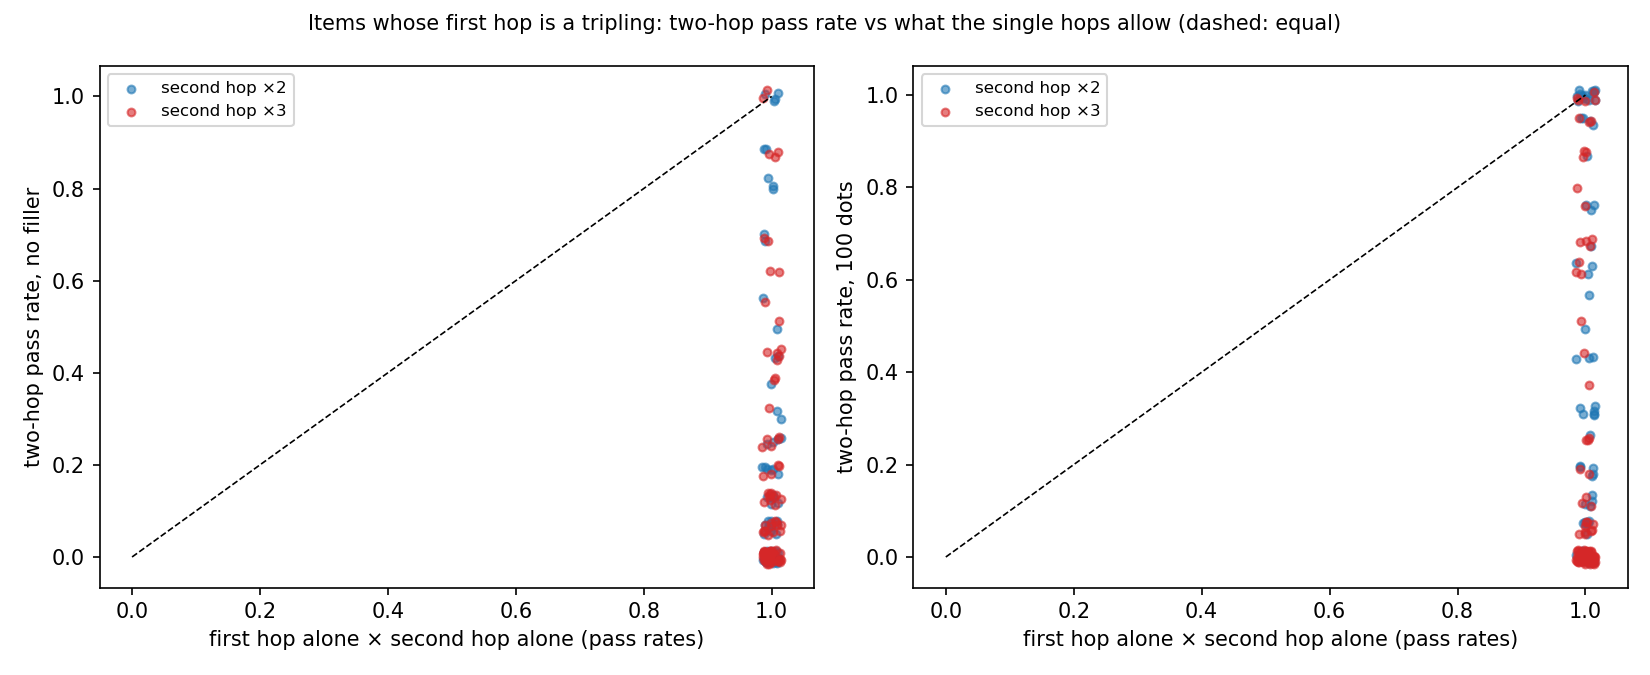

This chart was generated by the following Python code:
"""Follow-up: each hop on its own, for the items whose first hop is a tripling.

Run: python scripts/followup_singlehop.py
Design and pre-registered criteria: notes/followup.md ("Single hops in isolation").
158 items with c1 = 3 among the Phase 3 items; first hop alone ("What is the number for <y>?")
and second hop alone (y given as a literal); no filler, T=1, 16 samples per item per hop.
Writes data/results/followup_singlehop.jsonl / .json / _items.csv and scripts/followup_singlehop.png.
"""
import json
import re
import sys
from pathlib import Path

import matplotlib
matplotlib.use("Agg")
import matplotlib.pyplot as plt
import numpy as np
import pandas as pd
from scipy.stats import spearmanr

ROOT = Path(__file__).resolve().parents[1]
sys.path.insert(0, str(Path(__file__).parent))
import api
from prompts import N_FEW_SHOT, SYSTEM, parse_answer, user_turn

RES = ROOT / "data" / "results"
EXPR = re.compile(r"^(.+) the number for (\w+) (plus|minus) (\d+)$")
K = 16
USD_PER_PROMPT_TOKEN = 0.14e-6
rng = np.random.default_rng(0)
load = lambda name: [json.loads(l) for l in open(ROOT / "data" / "tasks" / name)]
few_shot, items = load("fewshot.jsonl"), load("eval.jsonl")[:300]
c1_of = lambda it: 3 if EXPR.match(dict(map(tuple, it["definitions"]))[it["queried_term"]]).group(1) == "three times" else 2
sel = [it for it in items if c1_of(it) == 3]


def hop1(it):
    """First hop alone: same definitions, ask for y."""
    return {"definitions": it["definitions"], "question": f"What is the number for {it['queried_term']}?", "answer": it["chain"]["y"]}


def hop2(it):
    """Second hop alone: y given as a literal, original question."""
    defs = [[n, it["chain"]["y"] if n == it["queried_term"] else d] for n, d in it["definitions"]]
    return {"definitions": defs, "question": it["question"], "answer": it["answer"]}


HOPS = {"first hop alone": hop1, "second hop alone": hop2}


def messages(make, it):
    msgs = [{"role": "system", "content": SYSTEM}]
    for fs in few_shot[:N_FEW_SHOT]:
        f = make(fs)
        msgs.append({"role": "user", "content": user_turn(f, "")})
        msgs.append({"role": "assistant", "content": str(f["answer"])})
    msgs.append({"role": "user", "content": user_turn(make(it), "")})
    return msgs


reqs, meta = [], []
for hop, make in HOPS.items():
    for it in sel:
        msgs = messages(make, it)
        for s in range(K):
            reqs.append({"messages": msgs, "temperature": 1.0, "sample": s})
            meta.append((hop, it, s))
projected = sum(len(json.dumps(r["messages"])) / 2.5 for r in reqs) * USD_PER_PROMPT_TOKEN
print(f"{len(sel)} items, {len(reqs)} calls, projected <= ${projected:.2f}", flush=True)
resps = api.chat_many(reqs, max_tokens=10, tag="followup_singlehop", projected_usd=projected)

rows = []
with open(RES / "followup_singlehop.jsonl", "w") as f:
    for (hop, it, s), r in zip(meta, resps):
        text = api.text_of(r)
        ans = parse_answer(text)
        assert not api.has_reasoning(r)
        truth = HOPS[hop](it)["answer"]
        row = {"idx": it["idx"], "hop": hop, "sample": s, "response": text, "parsed": ans, "answer": truth, "correct": ans == truth}
        rows.append(row)
        f.write(json.dumps({**row, "temperature": 1.0, "max_tokens": 10, "usage": r["usage"]}) + "\n")
df = pd.DataFrame(rows)
print("parse rate:", df.groupby("hop").parsed.apply(lambda s: round(float(s.notna().mean()), 3)).to_dict())

p = df.pivot_table(index="idx", columns="hop", values="correct", aggfunc="mean").rename(columns={"first hop alone": "p1", "second hop alone": "p2"})
p3 = pd.DataFrame(json.loads(l) for l in open(RES / "phase3_M300.jsonl"))
two = p3[p3.cond.isin(["k0_T1.0", "F_T1.0"])].pivot_table(index="idx", columns="cond", values="correct", aggfunc="mean").rename(columns={"k0_T1.0": "p0", "F_T1.0": "pf"})
d = p.join(two).assign(c2=[next(it["coefficient"] for it in sel if it["idx"] == i) for i in p.index])
d["prod"] = d.p1 * d.p2
d.to_csv(RES / "followup_singlehop_items.csv")
out = {"n_items": int(len(d))}


def ci(x, n=4000):
    x = np.asarray(x, float)
    b = x[rng.integers(0, len(x), size=(n, len(x)))].mean(1)
    return float(x.mean()), float(np.percentile(b, 2.5)), float(np.percentile(b, 97.5))


print("\n=== mean pass rates ===")
out["means"] = {}
for name, sub in [("all c1 = 3 items", d), ("c2 = 2", d[d.c2 == 2]), ("c2 = 3", d[d.c2 == 3])]:
    m = {k: ci(sub[k]) for k in ["p1", "p2", "prod", "p0", "pf"]}
    out["means"][name] = {k: {"mean": v[0], "ci": [v[1], v[2]]} for k, v in m.items()}
    print(f"{name:17s} (n={len(sub):3d}): first hop alone {m['p1'][0]:.2f} | second hop alone {m['p2'][0]:.2f} | product {m['prod'][0]:.2f} "
          f"| two-hop no filler {m['p0'][0]:.2f} | two-hop with filler {m['pf'][0]:.2f}")
print("share of items with single-hop pass rate >= 75% / <= 25%: "
      f"first hop {(d.p1 >= .75).mean():.0%} / {(d.p1 <= .25).mean():.0%} | second hop {(d.p2 >= .75).mean():.0%} / {(d.p2 <= .25).mean():.0%}")

print("\n=== pre-registered criteria ===")
gap = ci(d["prod"] - d.p0)
out["composition_deficit"] = {"mean_prod_minus_p0": gap[0], "ci": list(gap[1:]), "supported": bool(gap[0] >= 0.25)}
print(f"composition deficit: mean(p1·p2) − mean(p0) = {gap[0]:+.2f} [{gap[1]:+.2f}, {gap[2]:+.2f}] -> {'supported' if gap[0] >= 0.25 else 'not supported'}")
rho = spearmanr(d.pf, d["prod"])
bs = [spearmanr(*d.iloc[rng.integers(0, len(d), len(d))][["pf", "prod"]].values.T)[0] for _ in range(2000)]
hi, lo = d[d["prod"] >= 0.75], d[d["prod"] <= 0.25]
ceil_ok = rho[0] >= 0.5 and hi.pf.mean() >= 0.60 and lo.pf.mean() <= 0.15
out["ceiling"] = {"spearman": float(rho[0]), "ci": [float(np.percentile(bs, 2.5)), float(np.percentile(bs, 97.5))],
                  "n_high": int(len(hi)), "pf_when_prod_high": float(hi.pf.mean()) if len(hi) else None,
                  "n_low": int(len(lo)), "pf_when_prod_low": float(lo.pf.mean()) if len(lo) else None,
                  "verdict": "supported" if ceil_ok else "not supported" if rho[0] < 0.25 else "in between"}
print(f"single hops set the ceiling: Spearman(pf, p1·p2) = {rho[0]:+.2f} [{np.percentile(bs, 2.5):+.2f}, {np.percentile(bs, 97.5):+.2f}] | "
      f"mean pf when p1·p2 >= 0.75: {hi.pf.mean():.2f} (n={len(hi)}) | when <= 0.25: {lo.pf.mean() if len(lo) else float('nan'):.2f} (n={len(lo)}) -> {out['ceiling']['verdict']}")
for other, lab in [("p1", "first hop alone"), ("p2", "second hop alone"), ("p0", "two-hop without filler")]:
    r = spearmanr(d.pf, d[other])[0]
    out["ceiling"][f"spearman_pf_vs_{other}"] = float(r)
    print(f"   for reference, Spearman(pf, {lab}) = {r:+.2f}")
stuck, flips = d[d.pf <= 0.25], d[(d.pf - d.p0) >= 0.5]
share_low = float((stuck["prod"] < 0.5).mean())
out["stuck"] = {"n": int(len(stuck)), "share_prod_below_half": share_low, "share_prod_high": float((stuck["prod"] >= 0.75).mean()),
                "mean_p1": float(stuck.p1.mean()), "mean_p2": float(stuck.p2.mean()),
                "weaker_hop_first": float((stuck.p1 < stuck.p2).mean()), "weaker_hop_second": float((stuck.p2 < stuck.p1).mean()),
                "verdict": "supported" if share_low >= 0.7 else "single hops do not explain stuck items" if (stuck["prod"] >= 0.75).mean() > 0.5 else "in between"}
print(f"stuck items (pf <= 0.25, n={len(stuck)}): p1·p2 < 0.5 in {share_low:.0%}, >= 0.75 in {(stuck['prod'] >= 0.75).mean():.0%} "
      f"| mean first hop {stuck.p1.mean():.2f}, second hop {stuck.p2.mean():.2f} | first hop weaker in {(stuck.p1 < stuck.p2).mean():.0%}, "
      f"second weaker in {(stuck.p2 < stuck.p1).mean():.0%} -> {out['stuck']['verdict']}")
out["flips"] = {"n": int(len(flips)), "mean_p1": float(flips.p1.mean()), "mean_p2": float(flips.p2.mean()), "mean_prod": float(flips["prod"].mean())}
print(f"flip items (rise >= 50 pts, n={len(flips)}): mean first hop {flips.p1.mean():.2f}, second hop {flips.p2.mean():.2f}, product {flips['prod'].mean():.2f}")

print("\n=== two-hop pass rates by single-hop product ===")
d["bin"] = pd.cut(d["prod"], [-0.01, 0.25, 0.5, 0.75, 1.0], labels=["<= 0.25", "0.25–0.5", "0.5–0.75", "> 0.75"])
g = d.groupby("bin", observed=True).agg(n=("p0", "size"), p1=("p1", "mean"), p2=("p2", "mean"), p0=("p0", "mean"), pf=("pf", "mean"),
                                        mostly_right_with_filler=("pf", lambda s: (s >= .75).mean()))
print(g.round(2).to_string())
out["by_product_bin"] = g.round(4).reset_index().astype({"bin": str}).to_dict("records")
json.dump(out, open(RES / "followup_singlehop.json", "w"), indent=1)

fig, axes = plt.subplots(1, 2, figsize=(11, 4.5))
jit = lambda v: v + rng.uniform(-0.015, 0.015, len(v))
for ax, col, lab in [(axes[0], "p0", "two-hop pass rate, no filler"), (axes[1], "pf", "two-hop pass rate, 100 dots")]:
    for c2, color in [(2, "C0"), (3, "C3")]:
        s = d[d.c2 == c2]
        ax.scatter(jit(s["prod"]), jit(s[col]), s=14, alpha=0.6, color=color, label=f"second hop ×{c2}")
    ax.plot([0, 1], [0, 1], "k--", lw=0.8)
    ax.set_xlabel("first hop alone × second hop alone (pass rates)")
    ax.set_ylabel(lab)
    ax.legend(fontsize=8)
fig.suptitle("Items whose first hop is a tripling: two-hop pass rate vs what the single hops allow (dashed: equal)", fontsize=10)
fig.tight_layout()
fig.savefig(Path(__file__).parent / "followup_singlehop.png", dpi=150)
print(f"\ntotal spend ${api.total_spend():.4f}")
